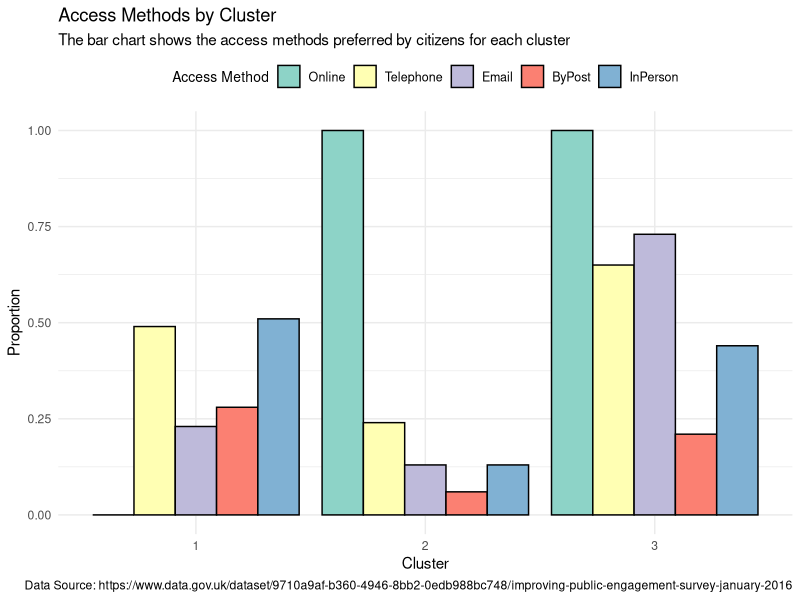
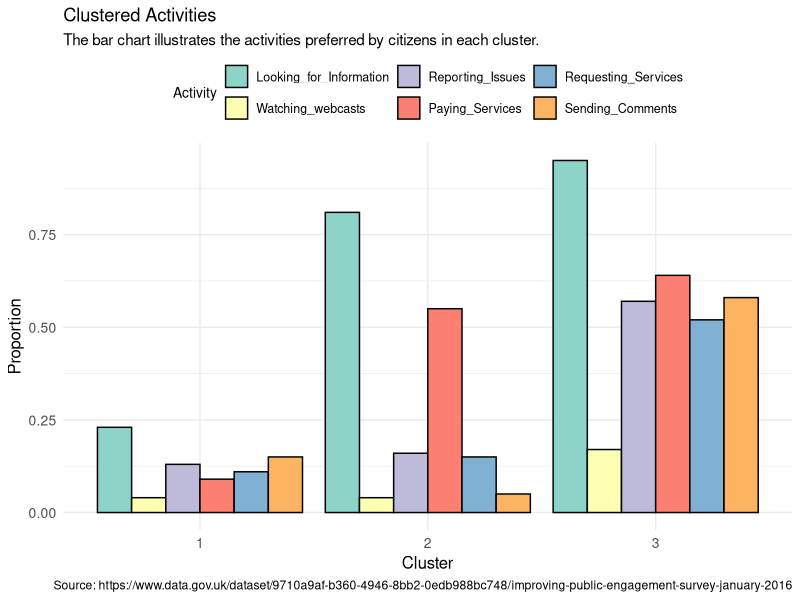

Here is the R script that generated these plots, in order:
#Graph 1 

#Install package
install.packages("ggplot2")
install.packages("reshape2")

# Load required libraries
library(ggplot2)
library(reshape2)

# Create the dataset
access_data <- data.frame(
  Cluster = c(1, 2, 3),
  Online = c(0.00, 1.00, 1.00),
  Telephone = c(0.49, 0.24, 0.65),
  Email = c(0.23, 0.13, 0.73),
  ByPost = c(0.28, 0.06, 0.21),
  InPerson = c(0.51, 0.13, 0.44)
)

# Reshape the data into long format
access_long <- melt(access_data, id.vars = "Cluster", variable.name = "Access_Method", value.name = "Proportion")

# Create the bar chart with black borders and Legend on top
ggplot(access_long, aes(x = as.factor(Cluster), y = Proportion, fill = Access_Method)) +
  geom_bar(stat = "identity", position = "dodge", color = "black") +  # Add black borders
  labs(
    title = "Access Methods by Cluster",
    subtitle = "The bar chart shows the access methods preferred by citizens for each cluster",
    x = "Cluster",
    y = "Proportion",
    fill = "Access Method",
    caption = "Data Source: https://www.data.gov.uk/dataset/9710a9af-b360-4946-8bb2-0edb988bc748/improving-public-engagement-survey-january-2016"
  ) +
  theme_minimal() +
  theme(
    legend.position = "top",  # Move legend to the top
    legend.title = element_text(size = 10),  # Adjust legend title size
    legend.text = element_text(size = 9)    # Adjust legend text size
  ) +
  scale_fill_brewer(palette = "Set3")



#Graph 2

#Install package
install.packages("ggplot2")
install.packages("reshape2")

# Load required libraries
library(ggplot2)
library(reshape2)

# Create the dataset
activity_data <- data.frame(
  Cluster = c(1, 2, 3),
  Looking_for_Information = c(0.23, 0.81, 0.95),
  Watching_webcasts = c(0.04, 0.04, 0.17),
  Reporting_Issues = c(0.13, 0.16, 0.57),
  Paying_Services = c(0.09, 0.55, 0.64),
  Requesting_Services = c(0.11, 0.15, 0.52),
  Sending_Comments = c(0.15, 0.05, 0.58)
)

# Reshape the data into long format
activity_long <- melt(activity_data, id.vars = "Cluster", variable.name = "Activity", value.name = "Proportion")

# Create the bar chart
ggplot(activity_long, aes(x = as.factor(Cluster), y = Proportion, fill = Activity)) +
  geom_bar(stat = "identity", position = "dodge", color = "black") +  # Add black borders
  labs(
    title = "Clustered Activities",
    subtitle = "The bar chart illustrates the activities preferred by citizens in each cluster.",
    x = "Cluster",
    y = "Proportion",
    fill = "Activity",
    caption = "Source: https://www.data.gov.uk/dataset/9710a9af-b360-4946-8bb2-0edb988bc748/improving-public-engagement-survey-january-2016"
  ) +
  theme_minimal() +
  theme(
    legend.position = "top",  # Move legend to the top
    legend.title = element_text(size = 10),  # Adjust legend title size
    legend.text = element_text(size = 9),    # Adjust legend text size
    axis.text = element_text(size = 10),     # Adjust axis text size
    axis.title = element_text(size = 12)     # Adjust axis title size
  ) +
  scale_fill_brewer(palette = "Set3")
